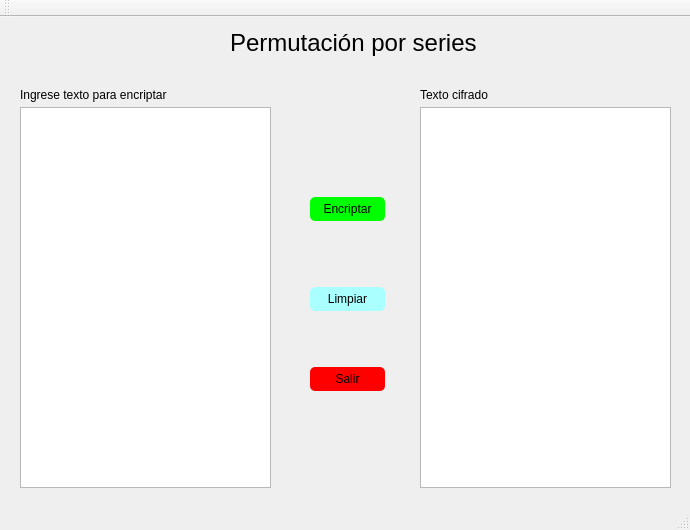
<?xml version="1.0" encoding="UTF-8"?>
<ui version="4.0">
 <class>ClassicCryptographyClass</class>
 <widget class="QMainWindow" name="ClassicCryptographyClass">
  <property name="geometry">
   <rect>
    <x>0</x>
    <y>0</y>
    <width>690</width>
    <height>530</height>
   </rect>
  </property>
  <property name="windowTitle">
   <string>ClassicCryptography</string>
  </property>
  <widget class="QWidget" name="centralWidget">
   <widget class="QTextEdit" name="input">
    <property name="geometry">
     <rect>
      <x>20</x>
      <y>90</y>
      <width>251</width>
      <height>381</height>
     </rect>
    </property>
   </widget>
   <widget class="QTextEdit" name="output">
    <property name="geometry">
     <rect>
      <x>420</x>
      <y>90</y>
      <width>251</width>
      <height>381</height>
     </rect>
    </property>
   </widget>
   <widget class="QLabel" name="title">
    <property name="geometry">
     <rect>
      <x>230</x>
      <y>10</y>
      <width>281</width>
      <height>31</height>
     </rect>
    </property>
    <property name="font">
     <font>
      <pointsize>18</pointsize>
     </font>
    </property>
    <property name="text">
     <string>Permutación por series</string>
    </property>
   </widget>
   <widget class="QLabel" name="inputLabel">
    <property name="geometry">
     <rect>
      <x>20</x>
      <y>70</y>
      <width>151</width>
      <height>16</height>
     </rect>
    </property>
    <property name="text">
     <string>Ingrese texto para encriptar</string>
    </property>
   </widget>
   <widget class="QLabel" name="outputLabel">
    <property name="geometry">
     <rect>
      <x>420</x>
      <y>70</y>
      <width>81</width>
      <height>16</height>
     </rect>
    </property>
    <property name="text">
     <string>Texto cifrado</string>
    </property>
   </widget>
   <widget class="QPushButton" name="exit">
    <property name="geometry">
     <rect>
      <x>310</x>
      <y>350</y>
      <width>75</width>
      <height>24</height>
     </rect>
    </property>
    <property name="styleSheet">
     <string notr="true">background-color: rgb(255, 0, 0);
border-radius: 5px;
border-width: 20px;</string>
    </property>
    <property name="text">
     <string>Salir</string>
    </property>
   </widget>
   <widget class="QPushButton" name="encrypt">
    <property name="geometry">
     <rect>
      <x>310</x>
      <y>180</y>
      <width>75</width>
      <height>24</height>
     </rect>
    </property>
    <property name="styleSheet">
     <string notr="true">background-color: rgb(0, 255, 0);
border-radius: 5px;
border-width: 20px;</string>
    </property>
    <property name="text">
     <string>Encriptar</string>
    </property>
   </widget>
   <widget class="QPushButton" name="clear">
    <property name="geometry">
     <rect>
      <x>310</x>
      <y>270</y>
      <width>75</width>
      <height>24</height>
     </rect>
    </property>
    <property name="cursor">
     <cursorShape>ArrowCursor</cursorShape>
    </property>
    <property name="autoFillBackground">
     <bool>false</bool>
    </property>
    <property name="styleSheet">
     <string notr="true">background-color: rgb(170, 255, 255);
border-radius: 5px;
border-width: 20px;</string>
    </property>
    <property name="text">
     <string>Limpiar</string>
    </property>
    <property name="flat">
     <bool>false</bool>
    </property>
   </widget>
   <widget class="QLabel" name="warning">
    <property name="geometry">
     <rect>
      <x>300</x>
      <y>410</y>
      <width>101</width>
      <height>41</height>
     </rect>
    </property>
    <property name="text">
     <string/>
    </property>
   </widget>
  </widget>
  <widget class="QMenuBar" name="menuBar">
   <property name="geometry">
    <rect>
     <x>0</x>
     <y>0</y>
     <width>690</width>
     <height>22</height>
    </rect>
   </property>
  </widget>
  <widget class="QToolBar" name="mainToolBar">
   <attribute name="toolBarArea">
    <enum>TopToolBarArea</enum>
   </attribute>
   <attribute name="toolBarBreak">
    <bool>false</bool>
   </attribute>
  </widget>
  <widget class="QStatusBar" name="statusBar"/>
 </widget>
 <layoutdefault spacing="6" margin="11"/>
 <resources>
  <include location="ClassicCryptography.qrc"/>
 </resources>
 <connections/>
</ui>
